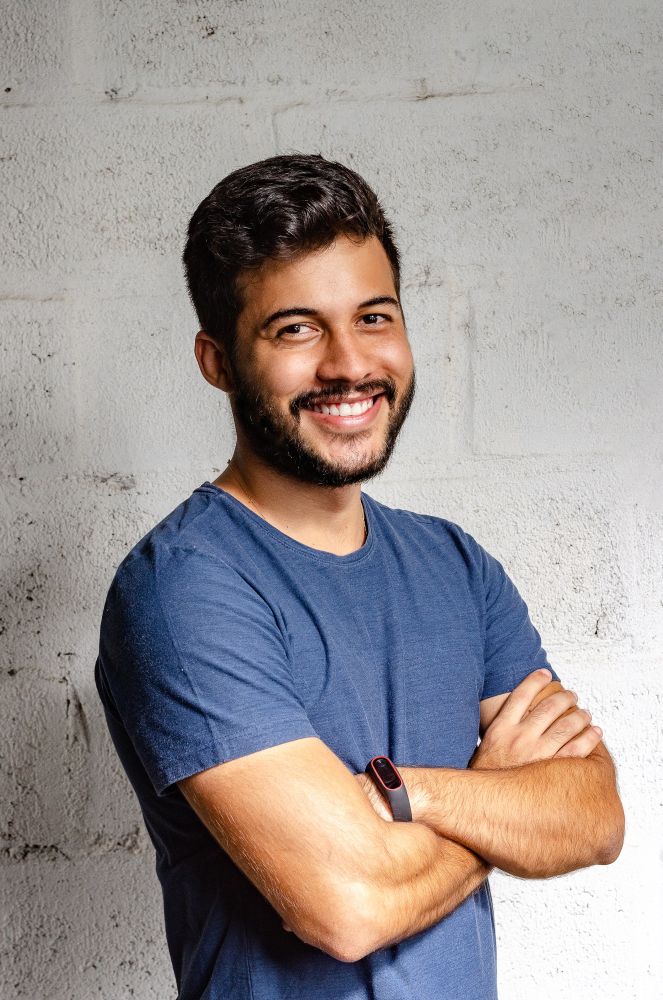
#> input picture arms-crossed-confident-facial-expression-2379004.jpg, 1987 x 3000 px, given in place of the camera (shown at 1/3 size)
$ jupyter execute --allow-errors 'face detection on video using opencv and model tranining.ipynb'
#> lines starting #> are read from the running program, lines starting #| are printed output that depends on the picture
#> further down, frame is the input picture: shape (3000, 1987, 3); mean B, G, R 148, 148.6, 155.8
[cell 1]
import cv2
import numpy as np
from os import listdir
from os.path import isfile,join

[cell 2]
data_path =  "/home/v-nitin.gupta/Desktop/opencv/images/"
#> (the rest of this cell did not finish here and is left out)

[cell 3]
face_classifier = cv2.CascadeClassifier("haarcascade_frontalface_default.xml")

[cell 4]
def face_detector(img, size = 0.5):
#> called with size = 0.5
    gray = cv2.cvtColor(img, cv2.COLOR_BGR2GRAY)
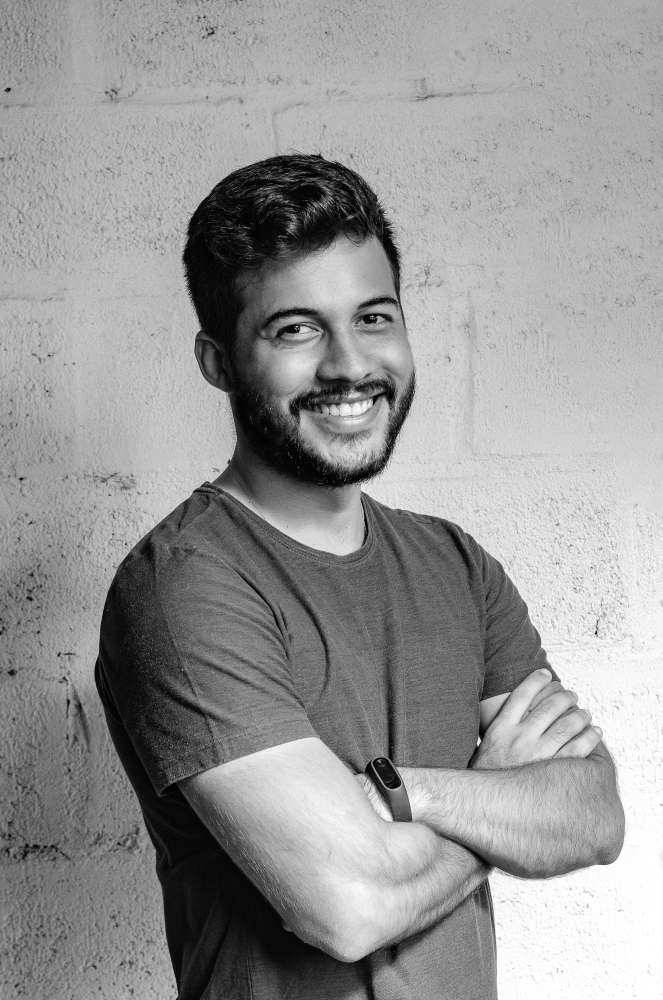
#> gray: shape (3000, 1987) (shown at 1/3 size); min 0, max 255, mean 150.7
    faces = face_classifier.detectMultiScale(gray,1.3,5)
#> faces = [[730, 737, 579, 579]]

    if faces is():
        return img,[]

    for(x,y,w,h) in faces:
        cv2.rectangle(img, (x,y),(x+w,y+h),(0,255,255),2)
        roi = img[y:y+h, x:x+w]
        roi = cv2.resize(roi, (200,200))
#> this loop made 1 pass
#> pass 1, in face_detector, `roi = img[y:y+h, x:x+w]`:
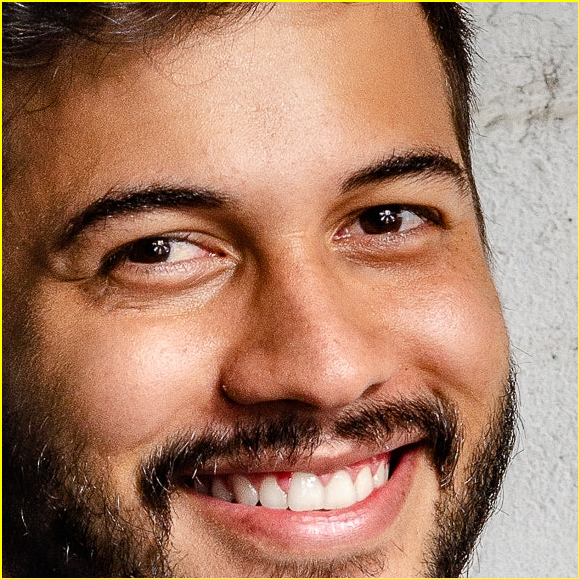
#> roi: shape (579, 579, 3); mean B, G, R 101.6, 124.9, 166.7
#> pass 1, in face_detector, `roi = cv2.resize(roi, (200,200))`:
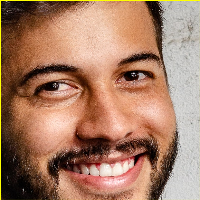
#> roi: shape (200, 200, 3); mean B, G, R 101.8, 125, 166.8

    return img,roi

cap = cv2.VideoCapture(0)
while True:

    ret, frame = cap.read()

    image, face = face_detector(frame)

    try:
        face = cv2.cvtColor(face, cv2.COLOR_BGR2GRAY)
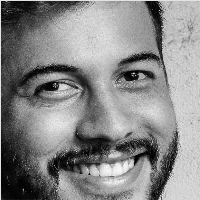
#> face: shape (200, 200); min 0, max 253, mean 134.9
        result = model.predict(face)

        if result[1] < 500:
            confidence = int(100*(1-(result[1])/300))
            display_string = str(confidence)+'% Confidence it is user'
        cv2.putText(image,display_string,(100,120), cv2.FONT_HERSHEY_COMPLEX,1,(250,120,255),2)


        if confidence > 75:
            cv2.putText(image, "Unlocked", (250, 450), cv2.FONT_HERSHEY_COMPLEX, 1, (0, 255, 0), 2)
            cv2.imshow('Face Cropper', image)

        else:
            cv2.putText(image, "Locked", (250, 450), cv2.FONT_HERSHEY_COMPLEX, 1, (0, 0, 255), 2)
            cv2.imshow('Face Cropper', image)


    except:
        cv2.putText(image, "Face Not Found", (250, 450), cv2.FONT_HERSHEY_COMPLEX, 1, (255, 0, 0), 2)
        cv2.imshow('Face Cropper', image)
        pass

    if cv2.waitKey(1)==13:
#> (key Esc is pressed here)
        break


cap.release()
cv2.destroyAllWindows()
